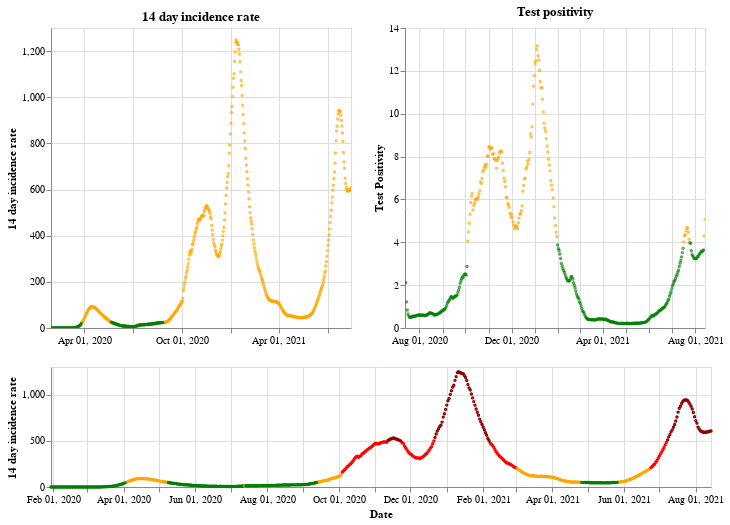

Here is the notebook cell this chart was saved with:
### Markdown cell above
## England

### Code cell
plot_traffic_light('England')

### Figure 1 — Vega-Lite specification as saved in the notebook (floating-point values rounded to 4 significant figures; data arrays with more than 128 entries replaced by an {"elided": "..."} marker saying what was removed)
{"config": {"view": {"continuousWidth": 400, "continuousHeight": 300}}, "vconcat": [{"hconcat": [{"mark": {"type": "point", "size": 2}, "encoding": {"color": {"condition": {"value": "green", "test": "(datum.twoWeeklyCasesRate <= 25)"}, "value": "orange"}, "tooltip": [{"type": "nominal", "field": "areaName"}, {"type": "temporal", "field": "date"}, {"type": "quantitative", "field": "twoWeeklyCasesRate"}, {"type": "quantitative", "field": "testPositivity"}], "x": {"type": "temporal", "axis": {"title": ""}, "field": "date", "scale": {"domain": {"selection": "DateBrush"}}, "timeUnit": "yearmonthdate"}, "y": {"type": "quantitative", "axis": {"title": "14 day incidence rate"}, "field": "twoWeeklyCasesRate"}}, "title": "14 day incidence rate", "width": 300}, {"mark": {"type": "point", "size": 2}, "encoding": {"color": {"condition": {"value": "green", "test": "(datum.testPositivity <= 4)"}, "value": "orange"}, "tooltip": [{"type": "nominal", "field": "areaName"}, {"type": "temporal", "field": "date"}, {"type": "quantitative", "field": "twoWeeklyCasesRate"}, {"type": "quantitative", "field": "testPositivity"}], "x": {"type": "temporal", "axis": {"title": ""}, "field": "date", "scale": {"domain": {"selection": "DateBrush"}}, "timeUnit": "yearmonthdate"}, "y": {"type": "quantitative", "axis": {"title": "Test Positivity"}, "field": "testPositivity"}}, "title": "Test positivity", "width": 300}]}, {"layer": [{"mark": {"type": "point", "size": 2}, "encoding": {"color": {"condition": {"value": "orange", "test": "(((datum.testPositivity < 4) && (datum.twoWeeklyCasesRate >= 50)) && (datum.twoWeeklyCasesRate < 200))"}, "value": "red"}, "opacity": {"condition": {"value": 1, "test": "((datum.twoWeeklyCasesRate >= 50) && (datum.twoWeeklyCasesRate < 500))"}, "value": 0}, "tooltip": [{"type": "nominal", "field": "areaName"}, {"type": "temporal", "field": "date"}, {"type": "quantitative", "field": "twoWeeklyCasesRate"}, {"type": "quantitative", "field": "testPositivity"}], "x": {"type": "temporal", "axis": {"title": "Date"}, "field": "date", "timeUnit": "yearmonthdate"}, "y": {"type": "quantitative", "axis": {"title": "14 day incidence rate"}, "field": "twoWeeklyCasesRate"}}, "selection": {"DateBrush": {"type": "interval", "encodings": ["x"], "fields": ["Time"]}}}, {"mark": {"type": "point", "size": 2}, "encoding": {"color": {"value": "darkred"}, "opacity": {"condition": {"value": 1, "test": "(datum.twoWeeklyCasesRate >= 500)"}, "value": 0}, "tooltip": [{"type": "nominal", "field": "areaName"}, {"type": "temporal", "field": "date"}, {"type": "quantitative", "field": "twoWeeklyCasesRate"}, {"type": "quantitative", "field": "testPositivity"}], "x": {"type": "temporal", "axis": {"title": "Date"}, "field": "date", "timeUnit": "yearmonthdate"}, "y": {"type": "quantitative", "axis": {"title": "14 day incidence rate"}, "field": "twoWeeklyCasesRate"}}}, {"mark": {"type": "point", "size": 2}, "encoding": {"color": {"condition": {"value": "green", "test": "((datum.testPositivity < 4) && (datum.twoWeeklyCasesRate < 50))"}, "value": "orange"}, "opacity": {"condition": {"value": 1, "test": "(datum.twoWeeklyCasesRate < 50)"}, "value": 0}, "tooltip": [{"type": "nominal", "field": "areaName"}, {"type": "temporal", "field": "date"}, {"type": "quantitative", "field": "twoWeeklyCasesRate"}, {"type": "quantitative", "field": "testPositivity"}], "x": {"type": "temporal", "axis": {"title": "Date"}, "field": "date", "timeUnit": "yearmonthdate"}, "y": {"type": "quantitative", "axis": {"title": "14 day incidence rate"}, "field": "twoWeeklyCasesRate"}}}], "height": 120, "width": 660}], "data": {"name": "data-876df51b9e77d29023c64e7f2cd5cbcc"}, "$schema": "https://vega.github.io/schema/vega-lite/v4.8.1.json", "datasets": {"data-876df51b9e77d29023c64e7f2cd5cbcc": {"elided": "563 records"}}}
